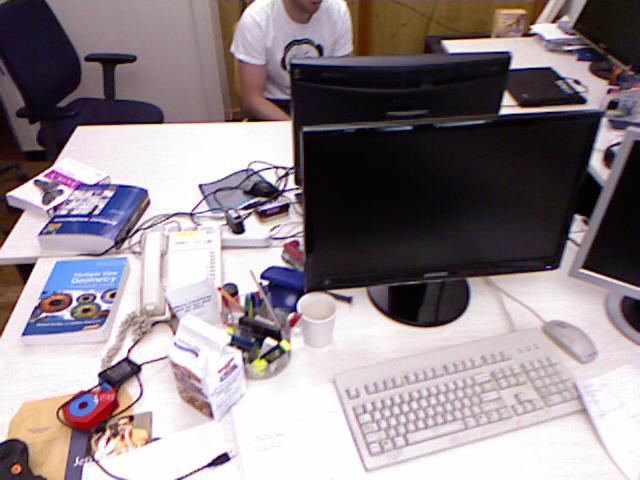
//> input picture standalone/rgb-d/rgb/1.png, 640 x 480 px
$ ./standalone_edge_align   (built with g++ and OpenCV 4)
//> lines starting //> are read from the running program, lines starting //| are printed output that depends on the picture; after the words box and inside, x2 and y2 are one past the last pixel; in counts of white or black regions, pixels touching at a corner belong together
### standalone/PoseManipUtils.h
#pragma once

#include <iostream>
#include <string>


#include <Eigen/Dense>
#include <Eigen/Geometry>

using namespace std;
using namespace Eigen;

class PoseManipUtils
{
public:
    static void raw_to_eigenmat( const double * quat, const double * t, Matrix4d& dstT );
    static void eigenmat_to_raw( const Matrix4d& T, double * quat, double * t);
    static void rawyprt_to_eigenmat( const double * ypr, const double * t, Matrix4d& dstT );
    static void eigenmat_to_rawyprt( const Matrix4d& T, double * ypr, double * t);
    static Vector3d R2ypr( const Matrix3d& R);
    static Matrix3d ypr2R( const Vector3d& ypr);
    static void prettyprintPoseMatrix( const Matrix4d& M );
    static void prettyprintPoseMatrix( const Matrix4d& M, string& return_string );

    static string prettyprintMatrix4d( const Matrix4d& M );
    static string prettyprintMatrix4d_YPR( const Matrix4d& M );
    static string prettyprintMatrix4d_t( const Matrix4d& M );


    static void raw_xyzw_to_eigenmat( const double * quat, const double * t, Matrix4d& dstT );
    static void eigenmat_to_raw_xyzw( const Matrix4d& T, double * quat, double * t);

};

### standalone/utils.cpp
#include "utils.h"


string type2str(int type) {
  string r;

  uchar depth = type & CV_MAT_DEPTH_MASK;
  uchar chans = 1 + (type >> CV_CN_SHIFT);

  switch ( depth ) {
    case CV_8U:  r = "8U"; break;
    case CV_8S:  r = "8S"; break;
    case CV_16U: r = "16U"; break;
    case CV_16S: r = "16S"; break;
    case CV_32S: r = "32S"; break;
    case CV_32F: r = "32F"; break;
    case CV_64F: r = "64F"; break;
    default:     r = "User"; break;
  }

  r += "C";
  r += (chans+'0');

  return r;
}

string mat_info( const cv::Mat& im )
{
    double min, max;
    cv::minMaxLoc(im, &min, &max);

    string s = "rows: "+to_string( im.rows )+"; cols: "+to_string( im.cols )+"; type:"+type2str( im.type() );
    s +=  "; min="+to_string(min)+"; max="+to_string(max);
    return s;
}


// #define get_distance_transform_debug(msg) msg
#define get_distance_transform_debug(msg)
void get_distance_transform( const cv::Mat& input, cv::Mat& out_distance_transform )
{
    // Thresholds that influcence this:
    // a. Gaussian Blur size
    // b. Threshold for the gradient map. How you compute gradient also matter. here i m using Laplacian operator. Results will differ with Sobel for example.
    // c. Window size for median blur
    // d. Params for distance transform computation.

    //
    // Edge Map
    //
    cv::Mat _blur, _gray;
    cv::GaussianBlur( input, _blur, cv::Size(3,3), 0, 0, cv::BORDER_DEFAULT );
    cv::cvtColor( _blur, _gray, CV_RGB2GRAY );

    cv::Mat _laplacian, _laplacian_8uc1;
    cv::Laplacian( _gray, _laplacian, CV_16S, 3, 1, 0, cv::BORDER_DEFAULT );
    cv::convertScaleAbs( _laplacian, _laplacian_8uc1 );
    get_distance_transform_debug( cv::imshow( "_laplacian_8uc1", _laplacian_8uc1) );

    //
    // Threshold gradients
    // TODO - use cv::Threshold
    cv::Mat B = cv::Mat::ones( _laplacian.rows, _laplacian.cols, CV_8UC1 ) * 255;
    for( int v=0 ; v<_laplacian.rows ; v++ )
    {
        for( int u=0 ; u<_laplacian.cols ; u++ )
        {
            if( _laplacian_8uc1.at<uchar>(v,u) > 35 )
            {
                B.at<uchar>(v,u) = 0;
            }
        }
    }

    //
    // Suppress noise with median filter
    cv::Mat B_filtered;
    medianBlur( B, B_filtered, 3 );
    get_distance_transform_debug( cv::imshow( "edge map", B_filtered ) );

    //
    // Distance Transform
    //
    cv::Mat dist;
    distanceTransform(B_filtered, dist, cv::DIST_L2, 3);
    normalize(dist, dist, 0, 1., cv::NORM_MINMAX);
    get_distance_transform_debug( imshow("Distance Transform Image", dist) );

    out_distance_transform = dist;

}


void get_aX( const cv::Mat& imA, const cv::Mat& imA_depth, const Eigen::Matrix3d& K, Eigen::MatrixXd& a_X )
{
    double factor=5000.; // as stated on TUM website: 5000 corresponds to 1m, 10000 corresponds to 2m and so on.
    double fx = K(0,0), fy=K(1,1), cx=K(0,2), cy=K(1,2);


    //
    // Image Gradient
    //
    cv::Mat imA_blur, imA_gray;
    cv::GaussianBlur( imA, imA_blur, cv::Size(3,3), 0, 0, cv::BORDER_DEFAULT );
    cv::cvtColor( imA_blur, imA_gray, CV_RGB2GRAY );

    cv::Mat imA_laplacian, imA_laplacian_8uc1;
    cv::Laplacian( imA_gray, imA_laplacian, CV_16S, 3, 1, 0, cv::BORDER_DEFAULT );
    cv::convertScaleAbs( imA_laplacian, imA_laplacian_8uc1 );
    cv::imshow( "imA_laplacian_8uc1",imA_laplacian_8uc1);


    int npixels = imA.rows*imA.cols;
    Eigen::MatrixXd all_aX = Eigen::MatrixXd( 4, npixels ); // stores all 3d co-ordinates
    Eigen::VectorXd all_grad = Eigen::VectorXd( npixels ); // stores gradients at those points
    Eigen::MatrixXd all_aU = Eigen::MatrixXd( 3, npixels );  // images point co-ordinates

    //
    // (u,v) --> (X,Y,Z)
    //
    int c = 0 ;
    for( int v=0 ; v<imA.rows ; v++ )
    {
        for( int u=0 ; u<imA.cols ; u++ )
        {
            double Z = double( imA_depth.at<ushort>( v, u ) )/ factor ;
            double X = (u - cx) * Z / fx;
            double Y = (v - cy) * Z / fy;
            // cout << "X,Y,Z" << X << "," << Y << "," << Z << endl;

            all_aX( 0, c ) = X;
            all_aX( 1, c ) = Y;
            all_aX( 2, c ) = Z;
            all_aX( 3, c ) = 1.;

            all_grad( c ) = imA_laplacian_8uc1.at<uchar>(v, u );

            all_aU( 0, c ) = u;
            all_aU( 1, c ) = v;
            all_aU( 2, c ) = 1.0;
            c++;

        }
    }


    //
    // Filter - Only keep 3d points with high gradient. Z=0 means invalid depth and are to be ignored
    int n = 0;
    double threshold = 35;
    for( int i=0 ; i<all_grad.size() ; i++ ) {
        if( all_grad(i) > threshold && all_aX(2,i) > 0 ) n++;
    }
    cout << n << " pts out of " << npixels << " have a large gradient. Used threshold=" << threshold << "\n";

    a_X = Eigen::MatrixXd::Zero( 4, n );
    int k=0;
    for( int i=0 ; i<all_grad.size() ; i++ )
    {
        if( all_grad(i) > threshold && all_aX(2,i) > 0 )
        {
            a_X( 0, k ) = all_aX( 0, i );
            a_X( 1, k ) = all_aX( 1, i );
            a_X( 2, k ) = all_aX( 2, i );
            a_X( 3, k ) = all_aX( 3, i );
            k++;
        }
    }
}


// Reprojects the 3D points a_X (in frame-of-ref of imA) using the transformation b_T_a (pose of a in frame-of-ref of b).
// K : Camera intrinsic. b_u is the output. as of now the distortion params are ignored.
void reproject( const Eigen::MatrixXd& a_X, const Eigen::Matrix4d& b_T_a, const Eigen::Matrix3d& K, Eigen::MatrixXd& b_u )
{
    Eigen::MatrixXd b_X = b_T_a * a_X;

    Eigen::MatrixXd unvn = Eigen::MatrixXd( 3, b_X.cols() );
    for( int i=0 ; i<b_X.cols() ; i++ )
    {
        unvn(0,i) = b_X(0,i) / b_X(2,i);
        unvn(1,i) = b_X(1,i) / b_X(2,i);
        unvn(2,i) = 1.0;
    }

    b_u = K * unvn;
}

// [14 lines left out: function s_overlay, not called in this run]

### standalone/standalone_edge_align.cpp
#include <iostream>
using namespace std;

// OpenCV
#include <opencv2/core/core.hpp>
#include <opencv2/highgui/highgui.hpp>


// Eigen
#include <Eigen/Dense>
#include <opencv2/core/eigen.hpp>

// ceres
#include <ceres/ceres.h>
#include <ceres/cubic_interpolation.h>
#include <ceres/loss_function.h>
using namespace ceres;
// using namespace ceres::Grid2D;


#include "utils.h"
#include "PoseManipUtils.h"


int main()
{
    //
    // Load Image A and its Depth image
    cv::Mat imA = cv::imread( "../rgb-d/rgb/1.png");
//> imA is the input picture: 480 rows x 640 cols, CV_8UC3; mean B, G, R 139, 134.5, 144.6
    cv::Mat imA_depth = cv::imread( "../rgb-d/depth/1.png", CV_LOAD_IMAGE_ANYDEPTH);
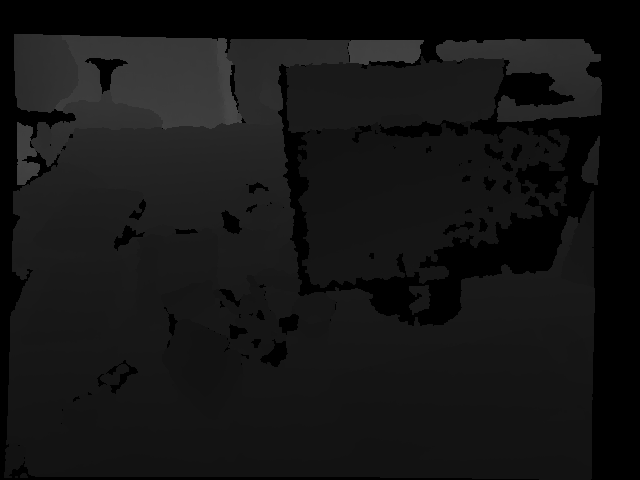
//> input picture standalone/rgb-d/depth/1.png, 640 x 480 px
//> imA_depth is the input picture: 480 rows x 640 cols, CV_16UC1; min 0, max 18587, mean 5339.7


    //
    // Load Image B. No depth is needed for this
    cv::Mat imB = cv::imread( "../rgb-d/rgb/5.png");
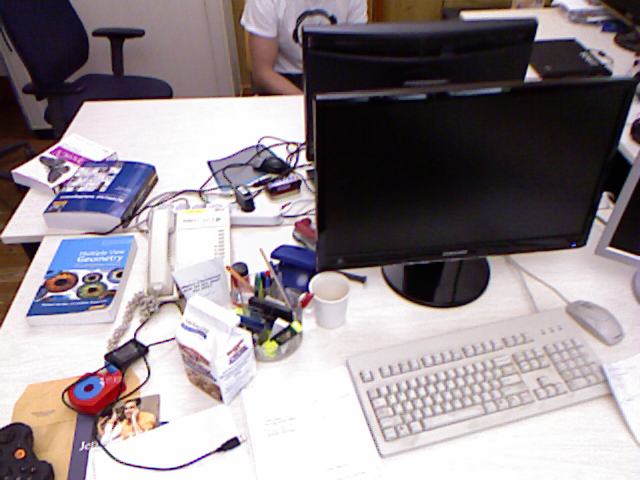
//> input picture standalone/rgb-d/rgb/5.png, 640 x 480 px
//> imB is the input picture: 480 rows x 640 cols, CV_8UC3; mean B, G, R 142.4, 137.7, 146.8


    //
    // Print Info on Images
    cout << "==========INFO ON IMages ===========\n";
    cout << "imA.type "<< mat_info( imA ) << endl;  // 640x480 CV_8UC3
//> in mat_info, `cv::minMaxLoc(im, &min, &max);`: min = 1; max = 254
//| imA.type rows: 480; cols: 640; type:8UC3; min=1.000000; max=254.000000
    cout << "imA_depth.type "<< mat_info( imA_depth ) << endl; // 640x480 CV_16UC1
//| imA_depth.type rows: 480; cols: 640; type:16UC1; min=0.000000; max=18587.000000
    cout << "imB.type "<< mat_info( imB ) << endl;  // 640x480 CV_8UC3
//| imB.type rows: 480; cols: 640; type:8UC3; min=1.000000; max=254.000000

    cv::imshow( "A", imA );
    cv::imshow( "B", imB );
    cv::imshow( "imA_depth", imA_depth );

    double min, max;
    cv::minMaxLoc(imA_depth, &min, &max);
//> min = 0; max = 18587
    cout << "imA_depth min,max: " << min << " " << max  << endl;
//| imA_depth min,max: 0 18587
    //
    // DONE printing debug info on images
    cout << "=========== Done ============\n";


    //
    // Intrinsic Calibration. Obtained from https://vision.in.tum.de/data/datasets/rgbd-dataset/file_formats
    Eigen::Matrix3d K;
    // double fx = 517.3, fy = 516.5, cx = 318.6, cy = 255.3;
    double fx = 525., fy = 525., cx = 319.5, cy = 239.5;
    K << fx, 0., cx , 0., fy, cy, 0., 0., 1.;
    cout << "K\n" << K << endl;

    Eigen::Matrix<double,5,1> D; //d0, d1, d2, d3, d4
    D << 0.2624,	-0.9531,	-0.0054,	0.0026,	1.1633;
    cout << "D\n" << D << endl;


    //
    // Get 3D points of imA as a 4xN matrix. ^aX. These 3d points are in frame-of-ref of imA.
    Eigen::MatrixXd a_X;
    get_aX( imA, imA_depth, K, a_X );
//> in get_aX, `double fx = K(0,0), fy=K(1,1), cx=K(0,2), cy=K(1,2);`: fx = 525; cx = 319.5; cy = 239.5
//> in get_aX, `cv::convertScaleAbs( imA_laplacian, imA_laplacian_8uc1 );`:
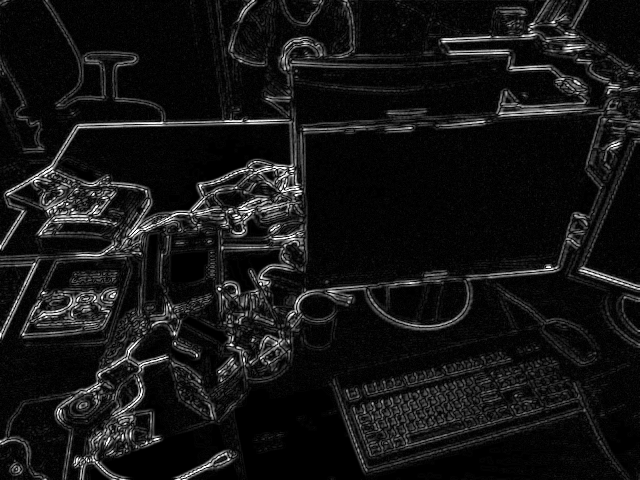
//> imA_laplacian_8uc1: 480 rows x 640 cols, CV_8UC1; min 0, max 255, mean 21.1
//> the loop in get_aX, `for( int v=0 ; v<imA.rows ; v++ )` made 480 passes
//> c on passes 1 to 3: 640, 1280, 1920
//> after the loop in get_aX, `for( int v=0 ; v<imA.rows ; v++ )`: c = 307200
//> after the loop in get_aX, `for( int i=0 ; i<all_grad.size() ; i++ )`: n = 44458
//| 44458 pts out of 307200 have a large gradient. Used threshold=35

    //
    // Distance Transform of edges of imB
    cv::Mat disTrans;
    get_distance_transform( imB, disTrans );
//> in get_distance_transform, `cv::Laplacian( _gray, _laplacian, CV_16S, 3, 1, 0, cv::BORDER_DEFAULT );`:
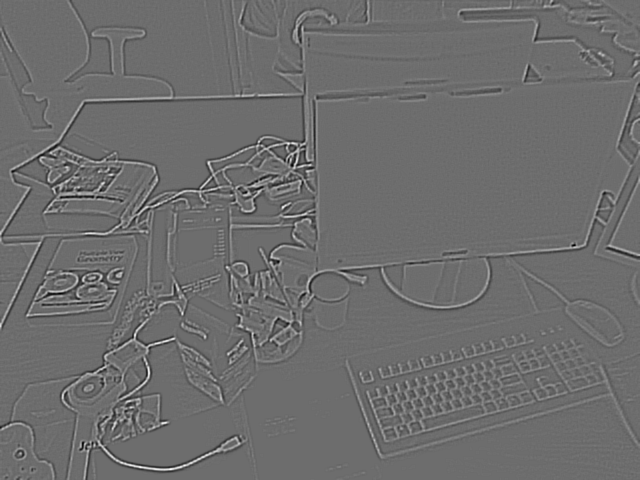
//> _laplacian: 480 rows x 640 cols, CV_16SC1; min -342, max 454, mean 0; drawn with min black and max white
//> in get_distance_transform, `cv::convertScaleAbs( _laplacian, _laplacian_8uc1 );`:
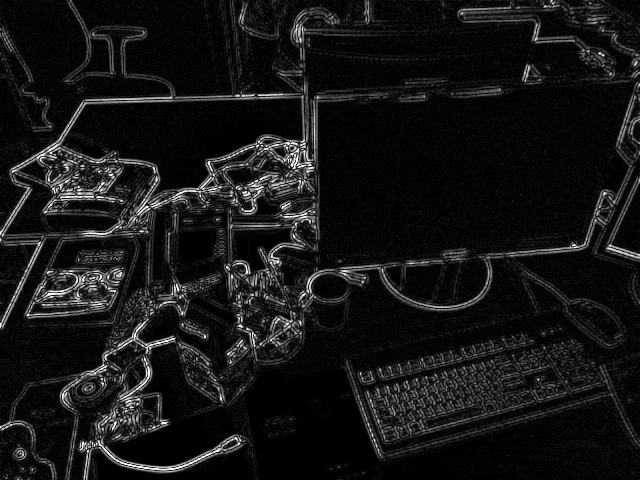
//> _laplacian_8uc1: 480 rows x 640 cols, CV_8UC1; min 0, max 255, mean 21.4
//> after the loop in get_distance_transform, `for( int v=0 ; v<_laplacian.rows ; v++ )`:
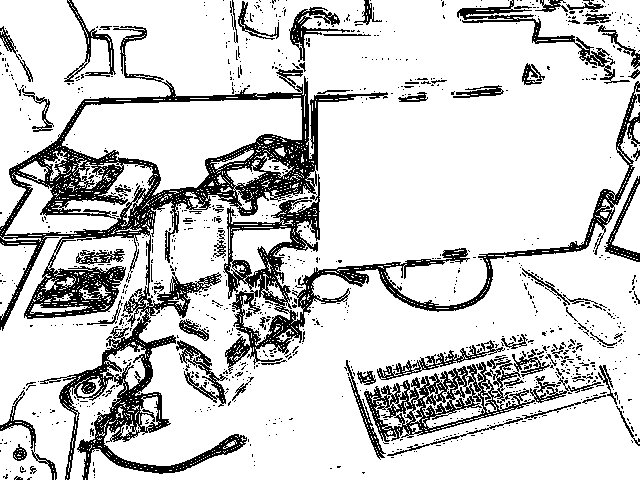
//> B: 480 rows x 640 cols, CV_8UC1; 81.5% white; black in thin lines or dots
//> in get_distance_transform, `medianBlur( B, B_filtered, 3 );`: B_filtered: 480 rows x 640 cols, CV_8UC1; 80.4% white; 282 black regions (195 under 20 px), largest, box (x1, y1, x2, y2) and area: (0, 78, 640, 373) 27193, (59, 274, 248, 480) 9233, (364, 350, 593, 443) 5855
//> in get_distance_transform, `distanceTransform(B_filtered, dist, cv::DIST_L2, 3);`:
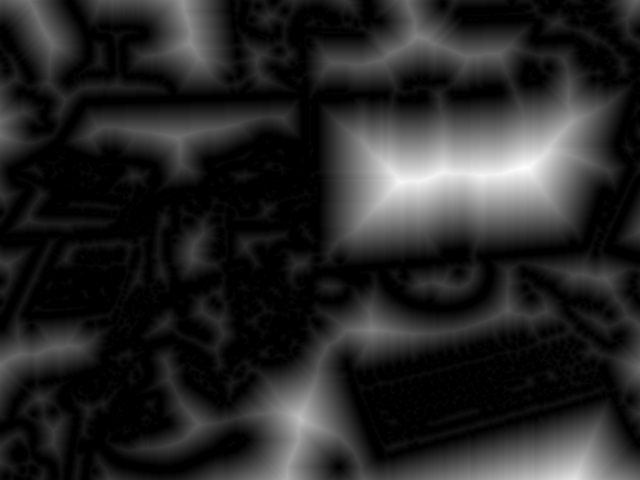
//> dist: 480 rows x 640 cols, CV_32FC1; min 0, max 79.66, mean 12.2; drawn with min black and max white
    Eigen::MatrixXd e_disTrans;
    cv::cv2eigen( disTrans, e_disTrans );
    imshow("Distance Transform Image", disTrans); //numbers between 0 and 1.


    #if 1
    //
    // Verify if everything is OK.
    // Use the 3d points are reproject of imA and overlay those reprojected points.
    cout << "a_X\n" << a_X.leftCols(10) << endl;
//| a_X
//| -1.41532 -1.40978 -1.40425 -1.40476 -1.39917 -1.40978 -1.40425  -1.4111 -1.40425 -1.38763
//| -1.13281 -1.13281 -1.13281 -1.14224 -1.14224 -1.12727 -1.12727 -1.14634 -1.12173 -1.12173
//|   2.9082   2.9082   2.9082   2.9324   2.9324   2.9082   2.9082   2.9574   2.9082   2.9082
//|        1        1        1        1        1        1        1        1        1        1

    for( int ss=0 ; ss<150 ; ss+=10 )
    {
        cout << ":::::::" <<  ss << " to " << ss+10 << endl;
        cout << a_X.block( 0, ss, 4, 10  ) << endl;
    }
//> this loop made 15 passes
//| -1.41532 -1.40978 -1.40425 -1.40476 -1.39917 -1.40978 -1.40425  -1.4111 -1.40425 -1.38763
//| -1.13281 -1.13281 -1.13281 -1.14224 -1.14224 -1.12727 -1.12727 -1.14634 -1.12173 -1.12173
//|   2.9082   2.9082   2.9082   2.9324   2.9324   2.9082   2.9082   2.9574   2.9082   2.9082
//|        1        1        1        1        1        1        1        1        1        1
//> (the first 4 of 32 printed lines)
//> (output is shown up to pass 8 of 15)

    Eigen::Matrix4d M = Eigen::Matrix4d::Identity();
    Eigen::MatrixXd b_u_rep;
    reproject( a_X, M, K, b_u_rep );
    cout << "b_u\n" << b_u_rep.leftCols(10) << endl;
    // s_overlay( imB, b_u_rep );
    #endif

    ////////////////////////////////////////////////////////////////////////////
    ///////////////////// Setup non-linear Least Squares ///////////////////////
    ////////////////////////////////////////////////////////////////////////////


    // Using `a_X` and `disTrans` setup the non-linear least squares problem
    cout << "e_disTrans.shape = " << e_disTrans.rows() << ", " << e_disTrans.cols() << endl;
//> (the run ends here: the program needs code that is not available in this run, at `ceres::Grid2D<double,1> grid( e_disTrans.data(), 0, e_disTrans.cols(),..`)
